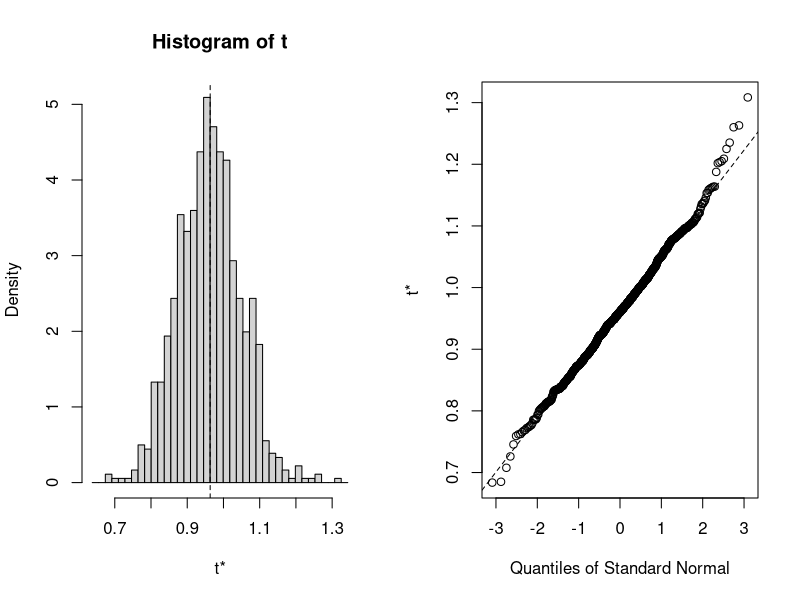

Reproduce this figure in R.
##########################################################################################
# Bootstrap ---------------------------------------------------------------
##########################################################################################

## For calculation of CONFIDENCE INTERVALS

# Resample fractions of the data with replacement and fit models.
# The spread of the estimatesm will correspond to the estimate distribution/uncertainty.
# There is a proof, that this holds, regardless of any distributional theory.

# Use this for CIs of longer pipelines with multiple methods (e.g., including AIC selection), to get correct CI (and p-values)!

# For parametric boot strap, see there

# The boot strap ---------------------------------------------------------------
library(boot)
d <- rexp(100)
mean(d)
b <- boot(d,
          function(data, indices) mean(data[indices]), # fun
          R = 999) # Replicates
plot(b)
myconfidenceinterval <- sd(b$t)
